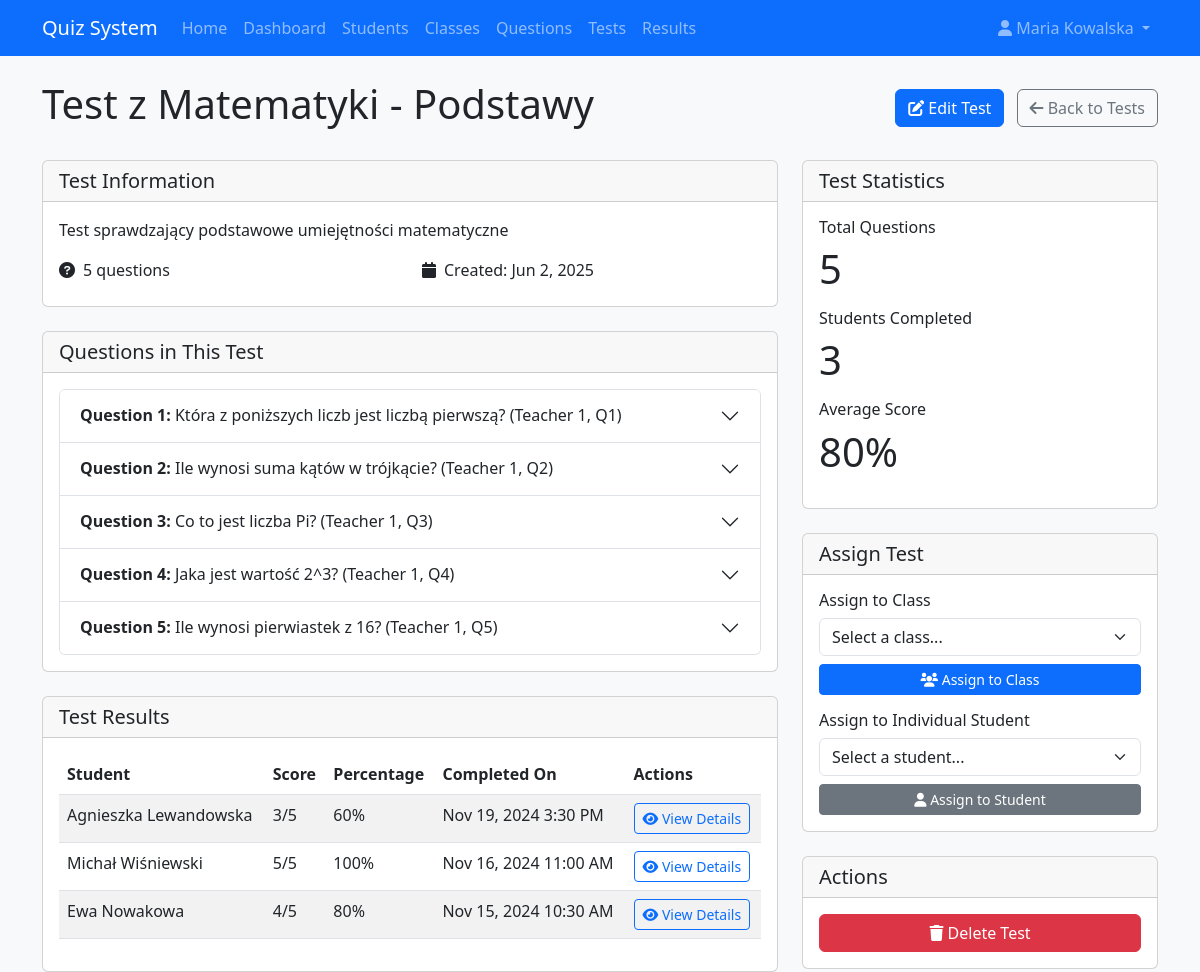
/quiz_system/teachers/viewTest/1 (signed in), run on the app's committed database.
### tables this page shows
CREATE TABLE IF NOT EXISTS tests (
    id INT AUTO_INCREMENT PRIMARY KEY,
    title VARCHAR(100) NOT NULL,
    description TEXT,
    created_by INT NOT NULL,
    created_at TIMESTAMP DEFAULT CURRENT_TIMESTAMP,
    FOREIGN KEY (created_by) REFERENCES users(id)
);

CREATE TABLE IF NOT EXISTS questions (
    id INT AUTO_INCREMENT PRIMARY KEY,
    content TEXT NOT NULL,
    created_by INT NOT NULL,
    created_at TIMESTAMP DEFAULT CURRENT_TIMESTAMP,
    FOREIGN KEY (created_by) REFERENCES users(id)
);

CREATE TABLE IF NOT EXISTS test_results (
    id INT AUTO_INCREMENT PRIMARY KEY,
    user_id INT NOT NULL,
    test_id INT NOT NULL,
    score INT NOT NULL,
    completed_at TIMESTAMP DEFAULT CURRENT_TIMESTAMP,
    FOREIGN KEY (user_id) REFERENCES users(id) ON DELETE CASCADE,
    FOREIGN KEY (test_id) REFERENCES tests(id) ON DELETE CASCADE
);

CREATE TABLE IF NOT EXISTS users (
    id INT AUTO_INCREMENT PRIMARY KEY,
    username VARCHAR(50) NOT NULL UNIQUE,
    password VARCHAR(255) NOT NULL,
    name VARCHAR(100) NOT NULL,
    role ENUM('teacher', 'student') NOT NULL,
    email VARCHAR(100) UNIQUE,
    created_at TIMESTAMP DEFAULT CURRENT_TIMESTAMP
);

### quiz_system/app/core/Router.php (called while the page is built, shortened)
<?php
class Router {
    protected $action = 'index';
    protected $url;
    public function __construct() {
        $this->url = $this->parseUrl();
    }
    public function route() {
        $this->controller = new $this->controller;
        if(isset($this->url[1])) {
            if(method_exists($this->controller, $this->url[1])) {
                $this->action = $this->url[1];
            }
        }
        $this->params = $this->url ? array_values($this->url) : [];
        call_user_func_array([$this->controller, $this->action], $this->params);
    }
    protected function parseUrl() {
        if(isset($_GET['url'])) {
            $url = rtrim($_GET['url'], '/');
            $url = filter_var($url, FILTER_SANITIZE_URL);
            $url = explode('/', $url);
            return $url;
        }
        return [];
    }
}
?>

### quiz_system/index.php (called while the page is built, shortened)
<?php
require_once ROOT_PATH . '/app/config/database.php';
require_once ROOT_PATH . '/app/core/Router.php';
require_once ROOT_PATH . '/app/core/Controller.php';
require_once ROOT_PATH . '/app/core/Database.php';
require_once ROOT_PATH . '/app/models/Test.php';
require_once ROOT_PATH . '/app/models/Result.php';
$router = new Router();
$router->route();
?>

### quiz_system/app/core/Database.php (called while the page is built, shortened)
<?php
class Database {
    private $host = DB_HOST;
    private $user = DB_USER;
    private $pass = DB_PASS;
    private $dbname = DB_NAME;
    private $dbh;
    private $stmt;
    public function __construct() {
        $dsn = 'mysql:host=' . $this->host . ';dbname=' . $this->dbname;
        $options = [
            PDO::ATTR_PERSISTENT => true,
            PDO::ATTR_ERRMODE => PDO::ERRMODE_EXCEPTION
        ];
        try {
            $this->dbh = new PDO($dsn, $this->user, $this->pass, $options);
        } catch(PDOException $e) {
            $this->error = $e->getMessage();
            echo $this->error;
        }
    }
    public function query($sql) {
        $this->stmt = $this->dbh->prepare($sql);
    }
    public function bind($param, $value, $type = null) {
        if(is_null($type)) {
            switch(true) {
                case is_int($value):
                    $type = PDO::PARAM_INT;
                    break;
                default:
                    $type = PDO::PARAM_STR;
            }
        }
        $this->stmt->bindValue($param, $value, $type);
    }
    public function execute() {
        return $this->stmt->execute();
    }
    public function resultSet() {
        $this->execute();
        return $this->stmt->fetchAll(PDO::FETCH_OBJ);
    }
    public function single() {
        $this->execute();
        return $this->stmt->fetch(PDO::FETCH_OBJ);
    }
}
?>

### quiz_system/app/models/Test.php (called while the page is built, shortened)
<?php
class Test {
    private $db;
    public function __construct() {
        $this->db = new Database;
    }
    public function getTestById($id) {
        $this->db->query('SELECT * FROM tests WHERE id = :id');
        $this->db->bind(':id', $id);
        $test = $this->db->single();
        if($test) {
            $this->db->query('SELECT q.* FROM questions q
                            JOIN test_questions tq ON q.id = tq.question_id
                            WHERE tq.test_id = :test_id');
            $this->db->bind(':test_id', $id);
            $test->questions = $this->db->resultSet();
            $test->question_count = count($test->questions);
        }
        return $test;
    }
}
?>

### quiz_system/app/models/Result.php (called while the page is built, shortened)
<?php
class Result {
    private $db;
    public function __construct() {
        $this->db = new Database;
    }
    public function getResultsByTest($test_id) {
        $this->db->query('SELECT tr.*, u.name as student_name
                        FROM test_results tr
                        JOIN users u ON tr.user_id = u.id
                        WHERE tr.test_id = :test_id
                        ORDER BY tr.completed_at DESC');
        $this->db->bind(':test_id', $test_id);
        return $this->db->resultSet();
    }
}
?>

### quiz_system/app/views/teachers/tests/view.php (the view, shortened to what this page needs)
<?php require APP_ROOT . '/views/inc/header.php'; ?>
<div class="d-flex justify-content-between align-items-center mb-4">
    <h1><?php echo $test->title; ?></h1>
    <div>
        <a href="<?php echo URL_ROOT; ?>/teachers/editTest/<?php echo $test->id; ?>" class="btn btn-primary me-2">
            <i class="fas fa-edit"></i> Edit Test
        </a>
        <a href="<?php echo URL_ROOT; ?>/teachers/tests" class="btn btn-outline-secondary">
            <i class="fas fa-arrow-left"></i> Back to Tests
        </a>
    </div>
</div>
<div class="row">
    <div class="col-md-8">
        <div class="card mb-4">
            <div class="card-header">
                <h5 class="mb-0">Test Information</h5>
            </div>
            <div class="card-body">
                <p class="mb-3"><?php echo !empty($test->description) ? $test->description : 'No description available.'; ?></p>
                <div class="row">
                    <div class="col-md-6">
                        <div class="d-flex align-items-center mb-2">
                            <i class="fas fa-question-circle me-2"></i>
                            <span><?php echo count($test->questions); ?> questions</span>
                        </div>
                    </div>
                    <div class="col-md-6">
                        <div class="d-flex align-items-center mb-2">
                            <i class="fas fa-calendar me-2"></i>
                            <span>Created: <?php echo date('M j, Y', strtotime($test->created_at)); ?></span>
                        </div>
                    </div>
                </div>
            </div>
        </div>
        <div class="card mb-4">
            <div class="card-header">
                <h5 class="mb-0">Questions in This Test</h5>
            </div>
            <div class="card-body">
                <?php if(!empty($test->questions)) : ?>
                    <div class="accordion" id="questionsAccordion">
                        <?php foreach($test->questions as $index => $question) : ?>
                            <div class="accordion-item">
                                <h2 class="accordion-header" id="heading<?php echo $index; ?>">
                                    <button class="accordion-button collapsed" type="button" data-bs-toggle="collapse" data-bs-target="#collapse<?php echo $index; ?>" aria-expanded="false" aria-controls="collapse<?php echo $index; ?>">
                                        <strong>Question <?php echo $index + 1; ?>:</strong>&nbsp;<?php echo substr($question->content, 0, 80) . (strlen($question->content) > 80 ? '...' : ''); ?>
                                    </button>
                                </h2>
                            </div>
                        <?php endforeach; ?>
                    </div>
                <?php else : ?>
                    <p class="text-center">No questions in this test yet.</p>
                <?php endif; ?>
            </div>
        </div>
        <div class="card">
            <div class="card-header">
                <h5 class="mb-0">Test Results</h5>
            </div>
            <div class="card-body">
                <?php if(!empty($results)) : ?>
                    <div class="table-responsive">
                        <table class="table table-striped">
                            <thead>
                                <tr>
                                    <th>Student</th>
                                    <th>Score</th>
                                    <th>Percentage</th>
                                    <th>Completed On</th>
                                    <th>Actions</th>
                                </tr>
                            </thead>
                            <tbody>
                                <?php foreach($results as $result) : ?>
                                    <tr>
                                        <td><?php echo $result->student_name; ?></td>
                                        <td><?php echo $result->score; ?>/<?php echo count($test->questions); ?></td>
                                        <td>
                                            <?php
                                            $percentage = count($test->questions) > 0 ? round(($result->score / count($test->questions)) * 100, 1) : 0;
                                            echo $percentage;
                                            ?>%
                                        </td>
                                        <td><?php echo date('M j, Y g:i A', strtotime($result->completed_at)); ?></td>
                                        <td>
                                            <a href="<?php echo URL_ROOT; ?>/teachers/viewResult/<?php echo $result->id; ?>" class="btn btn-sm btn-outline-primary">
                                                <i class="fas fa-eye"></i> View Details
                                            </a>
                                        </td>
                                    </tr>
                                <?php endforeach; ?>
                            </tbody>
                        </table>
                    </div>
                <?php else : ?>
                    <p class="text-center">No results available for this test yet.</p>
                <?php endif; ?>
            </div>
        </div>
    </div>
    <div class="col-md-4">
        <div class="card mb-4">
            <div class="card-header">
                <h5 class="mb-0">Test Statistics</h5>
            </div>
            <div class="card-body">
                <div class="mb-3">
                    <h6>Total Questions</h6>
                    <p class="display-6"><?php echo count($test->questions); ?></p>
                </div>
                <div class="mb-3">
                    <h6>Students Completed</h6>
                    <p class="display-6"><?php echo count($results); ?></p>
                </div>
                <?php if(!empty($results)) : ?>
                    <div class="mb-3">
                        <h6>Average Score</h6>
                        <?php
                        $totalScore = 0;
                        foreach($results as $result) {
                            $totalScore += $result->score;
                        }
                        $averageScore = count($results) > 0 ? round($totalScore / count($results), 1) : 0;
                        $averagePercentage = count($test->questions) > 0 ? round(($averageScore / count($test->questions)) * 100, 1) : 0;
                        ?>
                        <p class="display-6"><?php echo $averagePercentage; ?>%</p>
                    </div>
                <?php endif; ?>
            </div>
        </div>
        <div class="card mb-4">
            <div class="card-header">
                <h5 class="mb-0">Assign Test</h5>
            </div>
            <div class="card-body">
                <h6>Assign to Class</h6>
                <?php if(!empty($classes)) : ?>
                    <form action="<?php echo URL_ROOT; ?>/teachers/assignTestToClass" method="post" class="mb-3">
                        <div class="mb-2">
                            <select name="class_id" class="form-select" required>
                                <option value="">Select a class...</option>
                            </select>
                        </div>
                        <button type="submit" class="btn btn-sm btn-primary w-100">
                            <i class="fas fa-users"></i> Assign to Class
                        </button>
                    </form>
                <?php else : ?>
                    <p class="text-muted">No classes available.</p>
                <?php endif; ?>
                <h6>Assign to Individual Student</h6>
                <?php if(!empty($students)) : ?>
                    <form action="<?php echo URL_ROOT; ?>/teachers/assignTestToStudent" method="post">
                        <div class="mb-2">
                            <select name="student_id" class="form-select" required>
                                <option value="">Select a student...</option>
                            </select>
                        </div>
                        <button type="submit" class="btn btn-sm btn-secondary w-100">
                            <i class="fas fa-user"></i> Assign to Student
                        </button>
                    </form>
                <?php else : ?>
                    <p class="text-muted">No students available.</p>
                <?php endif; ?>
            </div>
        </div>
        <div class="card">
            <div class="card-header">
                <h5 class="mb-0">Actions</h5>
            </div>
            <div class="card-body">
                <form action="<?php echo URL_ROOT; ?>/teachers/deleteTest/<?php echo $test->id; ?>" method="post">
                    <button type="submit" class="btn btn-danger w-100 btn-delete">
                        <i class="fas fa-trash"></i> Delete Test
                    </button>
                </form>
            </div>
        </div>
    </div>
</div>
<?php require APP_ROOT . '/views/inc/footer.php'; ?>

### data on the page
tests: title "Test z Matematyki - Podstawy", description "Test sprawdzający podstawowe umiejętności matematyczne", created_at "Jun 2, 2025"
questions: content "Która z poniższych liczb jest liczbą pierwszą? (Teacher 1, Q1)"
questions: content "Ile wynosi suma kątów w trójkącie? (Teacher 1, Q2)"
questions: content "Co to jest liczba Pi? (Teacher 1, Q3)"
questions: content "Jaka jest wartość 2^3? (Teacher 1, Q4)"
questions: content "Ile wynosi pierwiastek z 16? (Teacher 1, Q5)"
test_results: user.name "Agnieszka Lewandowska", score "3", score "60", completed_at "Nov 19, 2024 3:30 PM"
test_results: user.name "Michał Wiśniewski", score "5", score "100", completed_at "Nov 16, 2024 11:00 AM"
test_results: user.name "Ewa Nowakowa", score "4", score "80", completed_at "Nov 15, 2024 10:30 AM"

### other printed values
SITE_NAME "Quiz System"
$_SESSION['user_name'] "Maria Kowalska"
count($test->questions) "5"
count($results) "3"
$averagePercentage "80"
